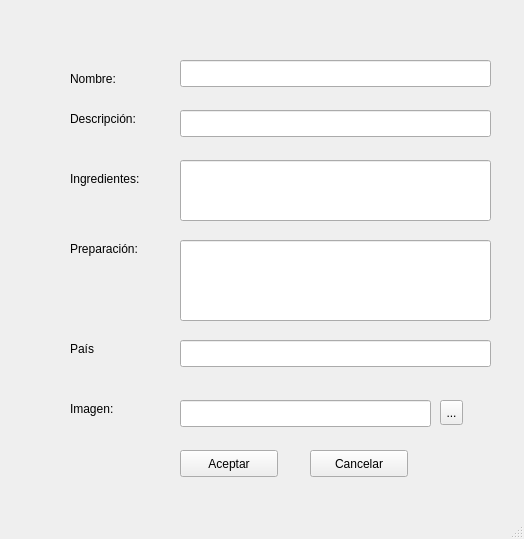
<?xml version="1.0" encoding="UTF-8"?>
<ui version="4.0">
 <class>MainWindow</class>
 <widget class="QMainWindow" name="MainWindow">
  <property name="geometry">
   <rect>
    <x>0</x>
    <y>0</y>
    <width>524</width>
    <height>539</height>
   </rect>
  </property>
  <property name="windowTitle">
   <string>Nueva receta</string>
  </property>
  <widget class="QWidget" name="centralwidget">
   <widget class="QPushButton" name="btn_aceptar">
    <property name="geometry">
     <rect>
      <x>180</x>
      <y>450</y>
      <width>98</width>
      <height>27</height>
     </rect>
    </property>
    <property name="text">
     <string>Aceptar</string>
    </property>
   </widget>
   <widget class="QPushButton" name="btn_cancelar">
    <property name="geometry">
     <rect>
      <x>310</x>
      <y>450</y>
      <width>98</width>
      <height>27</height>
     </rect>
    </property>
    <property name="text">
     <string>Cancelar</string>
    </property>
   </widget>
   <widget class="QLineEdit" name="nombre">
    <property name="geometry">
     <rect>
      <x>180</x>
      <y>60</y>
      <width>311</width>
      <height>27</height>
     </rect>
    </property>
   </widget>
   <widget class="QLabel" name="label">
    <property name="geometry">
     <rect>
      <x>70</x>
      <y>70</y>
      <width>66</width>
      <height>17</height>
     </rect>
    </property>
    <property name="text">
     <string>Nombre:</string>
    </property>
   </widget>
   <widget class="QLabel" name="label_2">
    <property name="geometry">
     <rect>
      <x>70</x>
      <y>110</y>
      <width>101</width>
      <height>17</height>
     </rect>
    </property>
    <property name="text">
     <string>Descripción: </string>
    </property>
   </widget>
   <widget class="QLabel" name="label_3">
    <property name="geometry">
     <rect>
      <x>70</x>
      <y>170</y>
      <width>101</width>
      <height>17</height>
     </rect>
    </property>
    <property name="text">
     <string>Ingredientes:</string>
    </property>
   </widget>
   <widget class="QLabel" name="label_4">
    <property name="geometry">
     <rect>
      <x>70</x>
      <y>240</y>
      <width>101</width>
      <height>17</height>
     </rect>
    </property>
    <property name="text">
     <string>Preparación: </string>
    </property>
   </widget>
   <widget class="QLabel" name="label_5">
    <property name="geometry">
     <rect>
      <x>70</x>
      <y>340</y>
      <width>101</width>
      <height>17</height>
     </rect>
    </property>
    <property name="text">
     <string>País</string>
    </property>
   </widget>
   <widget class="QLineEdit" name="descripcion">
    <property name="geometry">
     <rect>
      <x>180</x>
      <y>110</y>
      <width>311</width>
      <height>27</height>
     </rect>
    </property>
   </widget>
   <widget class="QLineEdit" name="pais">
    <property name="geometry">
     <rect>
      <x>180</x>
      <y>340</y>
      <width>311</width>
      <height>27</height>
     </rect>
    </property>
   </widget>
   <widget class="QLineEdit" name="preparacion">
    <property name="geometry">
     <rect>
      <x>180</x>
      <y>240</y>
      <width>311</width>
      <height>81</height>
     </rect>
    </property>
   </widget>
   <widget class="QLineEdit" name="ingredientes">
    <property name="geometry">
     <rect>
      <x>180</x>
      <y>160</y>
      <width>311</width>
      <height>61</height>
     </rect>
    </property>
   </widget>
   <widget class="QLabel" name="label_6">
    <property name="geometry">
     <rect>
      <x>70</x>
      <y>400</y>
      <width>101</width>
      <height>17</height>
     </rect>
    </property>
    <property name="text">
     <string>Imagen:</string>
    </property>
   </widget>
   <widget class="QLineEdit" name="direccion_imagen">
    <property name="geometry">
     <rect>
      <x>180</x>
      <y>400</y>
      <width>251</width>
      <height>27</height>
     </rect>
    </property>
   </widget>
   <widget class="QToolButton" name="carga_imagen">
    <property name="geometry">
     <rect>
      <x>440</x>
      <y>400</y>
      <width>23</width>
      <height>25</height>
     </rect>
    </property>
    <property name="text">
     <string>...</string>
    </property>
   </widget>
  </widget>
  <widget class="QMenuBar" name="menubar">
   <property name="geometry">
    <rect>
     <x>0</x>
     <y>0</y>
     <width>524</width>
     <height>25</height>
    </rect>
   </property>
  </widget>
  <widget class="QStatusBar" name="statusbar"/>
 </widget>
 <resources/>
 <connections/>
</ui>
